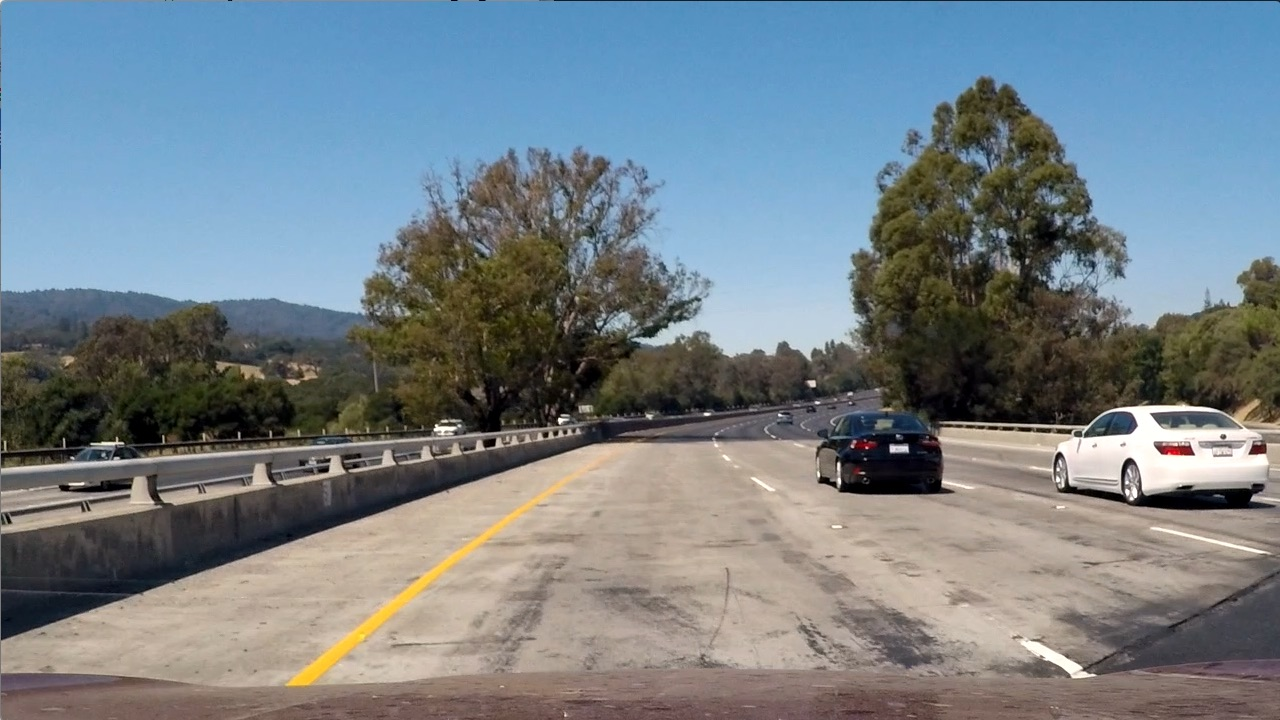
#> input picture test_images/test1.jpg, 1280 x 720 px; the run also reads 1 picture not shown here
$ jupyter execute --allow-errors CarND_AdvanceLaneFinding.ipynb   (shell and % lines are left out)   (older library calls are emulated)
#> lines starting #> are read from the running program, lines starting #| are printed output that depends on the picture
# Project 2: Advance Lane Finding

The goals / steps of this project are the following:

* Compute the camera calibration matrix and distortion coefficients given a set of chessboard images.
* Apply a distortion correction to raw images.
* Use color transforms, gradients, etc., to create a thresholded binary image.
* Apply a perspective transform to rectify binary image ("birds-eye view").
* Detect lane pixels and fit to find the lane boundary.
* Determine the curvature of the lane and vehicle position with respect to center.
* Warp the detected lane boundaries back onto the original image.
* Output visual display of the lane boundaries and numerical estimation of lane curvature and vehicle position.

[cell 1]
import numpy as np
import cv2
import glob
import pickle
import math
import matplotlib.pyplot as plt
import matplotlib.image as mpimg

## 1. Camera calibration & distortion corrected image

[cell 2]
def read_images(images_path):
    #enter '/*' after folder name to capture all images inside
    images = glob.glob(images_path)
    return images

# [41 lines left out: functions camera_calibration, undistort_image, not called in this run]

def image_show_before_after2(img, img_name, dst, after_img_name):
# Visualize two images side by side, write image names in ''
    f, (ax1, ax2) = plt.subplots(1, 2, figsize=(20,10))
    ax1.imshow(img)
    ax1.set_title(img_name, fontsize=30)
    ax2.imshow(dst)
    ax2.set_title(after_img_name, fontsize=30)

def show_image(image):
    plt.imshow(image)
    plt.show()

### 1.1. Unit Testing: undistortion on an image

[cell 3]
# read in images
images = read_images('camera_cal/*.jpg')

#check calibration and undistortion on an image
cal_img = cv2.imread('camera_cal/calibration1.jpg')
# use in addition to the line above when needed according to the image results
# img = cv2.cvtColor(img, cv2.COLOR_BGR2RGB)
#> (the rest of this cell did not finish here and is left out)

### 1.2. Unit Test: Undistorting Test Images

[cell 4]
orj_image = cv2.imread('test_images/test1.jpg')
#> orj_image is the input picture: shape (720, 1280, 3); mean B, G, R 135.5, 128.7, 117.5
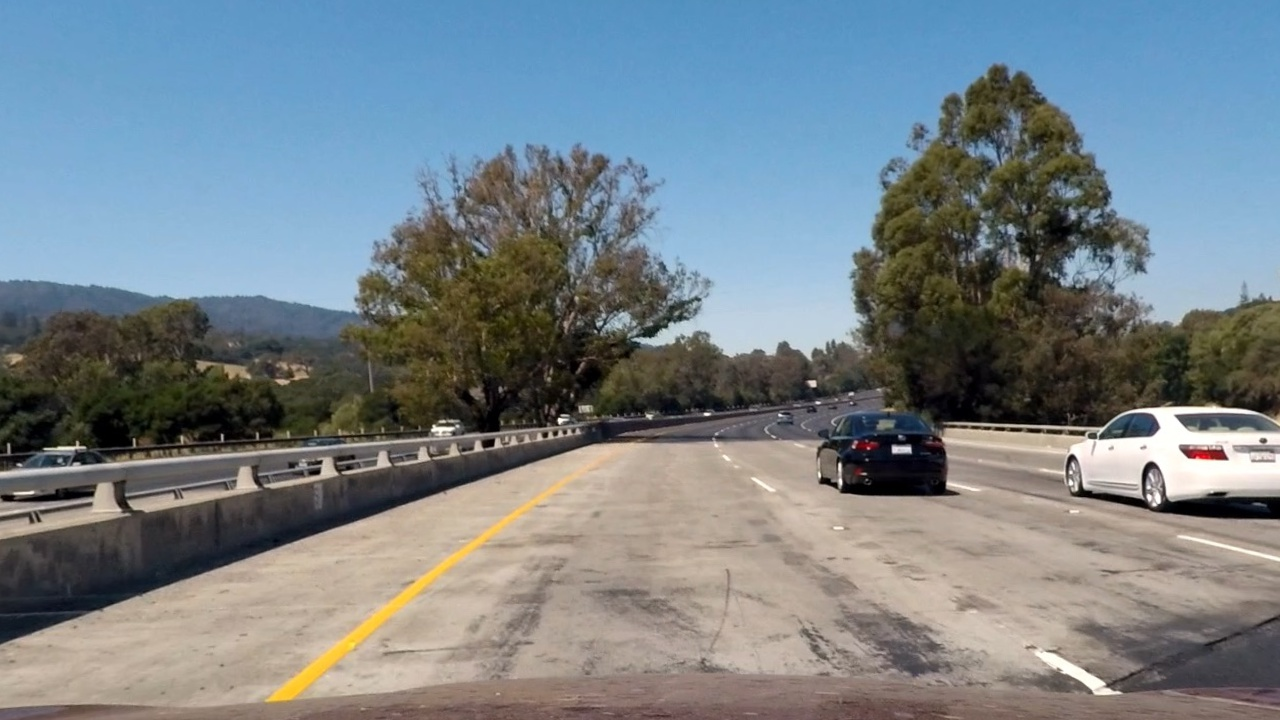
#> input picture output_images/ud_testimage1.jpg, 1280 x 720 px
#> further down, und_image is the input picture: shape (720, 1280, 3); mean R, G, B 119.3, 130, 136.2
#> (the rest of this cell did not finish here and is left out)

## 2. Binary Image

[cell 5]
def binary_image(img, h_thresh=(150, 255), l_thresh=(20, 255),s_thresh=(100, 255), sx_thresh=(12, 255), sy_thresh=(25, 255)):
#> called with h_thresh = (150, 255), l_thresh = (20, 255), s_thresh = (100, 255), sx_thresh = (12, 255), sy_thresh = (25, 255)
    img = np.copy(img)
    # Convert to HLS color space and separate the S channel
    hls = cv2.cvtColor(img, cv2.COLOR_RGB2HLS)
    h_channel = hls[:,:,0]
    l_channel = hls[:,:,1]
    s_channel = hls[:,:,2]

    # Sobel x
    sobelx = cv2.Sobel(s_channel, cv2.CV_64F, 1, 0) # Take the derivative in x
    abs_sobelx = np.absolute(sobelx) # Absolute x derivative to accentuate lines away from horizontal
    scaled_sobelx = np.uint8(255*abs_sobelx/np.max(abs_sobelx))

    # Sobel y
    sobely = cv2.Sobel(s_channel, cv2.CV_64F, 0, 1) # Take the derivative in y
    abs_sobely = np.absolute(sobely) # Absolute y derivative to accentuate horizontal lines
    scaled_sobely = np.uint8(255*abs_sobely/np.max(abs_sobely))

    # Threshold x gradient
    sxbinary = np.zeros_like(scaled_sobelx)
    sxbinary[(scaled_sobelx >= sx_thresh[0]) & (scaled_sobelx <= sx_thresh[1])] = 1

    # Threshold y gradient
    sybinary = np.zeros_like(scaled_sobely)
    sybinary[(scaled_sobely >= sy_thresh[0]) & (scaled_sobely <= sy_thresh[1])] = 1

    # Threshold color channel
    h_binary = np.zeros_like(h_channel)
    h_binary[(h_channel >= h_thresh[0]) & (h_channel <= h_thresh[1])] = 1

    # Threshold color channel
    l_binary = np.zeros_like(l_channel)
    l_binary[(l_channel >= l_thresh[0]) & (l_channel <= l_thresh[1])] = 1

    # Threshold color channel
    s_binary = np.zeros_like(s_channel)
    s_binary[(s_channel >= s_thresh[0]) & (s_channel <= s_thresh[1])] = 1

    # Stack each channel
    color_binary = np.dstack(( np.zeros_like(sxbinary), sxbinary, sybinary, h_binary, l_binary, s_binary)) * 255

    # Combine the two binary thresholds
    combined_binary = np.zeros_like(sxbinary)
    combined_binary[((h_binary == 1) & (s_binary == 1) & (l_binary == 1)) | ((sxbinary == 1) & (sybinary == 1))] = 1
    return combined_binary

## 2.1  Unit Test : Binary image

[cell 6]
und_image = mpimg.imread('output_images/ud_testimage1.jpg')
binary = binary_image(und_image)
image_show_before_after2(und_image, 'Undistorted image ', binary, 'Binary image ')

[cell 7]
'''
for i, filename in enumerate(test_images):
    img = cv2.imread(filename)
    img = cv2.cvtColor(img, cv2.COLOR_BGR2RGB)
    binary = binary_image(img)
    cv2.imwrite("output_images/ud_" + str(i+1) + ".jpg", binary)
    image_show_before_after2(img, 'Original image '+str(i+1), binary, 'binary image '+str(i+1))
'''

## 3. Perspective Transform

[cell 8]
def perspective_transform(img, src1,src2,src3,src4, offset=0):
    #just enter source points and offset, adjust iteratively
    #src1-left top, src2-right top, src3-left bottom, src4-right bottom points
#> called with offset = 300
    h = img.shape[0]
    w = img.shape[1]
    img_size = (w, h)

    src = np.float32([src1,src2,src3,src4])

    dst = np.float32([[offset, 0],
                      [w-offset, 0],
                      [offset, h],
                      [w-offset, h]])

    M = cv2.getPerspectiveTransform(src, dst)
    Minv = cv2.getPerspectiveTransform(dst, src)
    warped = cv2.warpPerspective(img, M, img_size, flags=cv2.INTER_LINEAR)
    return warped, Minv

## 3.1 Unit Test: perspective transform

[cell 9]
test_images = read_images('test_images/test*.jpg')
for i, filename in enumerate(test_images):
    img = cv2.imread(filename)
    img = cv2.cvtColor(img, cv2.COLOR_BGR2RGB)
    binary = binary_image(img)
    cv2.imwrite("output_images/binary_testimage" + str(i+1) + ".jpg", binary)
    warped, Minv = perspective_transform(binary,[580,460],[700,460],[260,685],[1040,685], offset=300)
#> Minv = [[0.176, -0.75, 527.1], [5.8e-17, -0.493, 460], [0, -0.00118, 1]]
    image_show_before_after2(binary, 'Binary image '+str(i+1), warped, 'warped image '+str(i+1))

## 4. Detecting lane-lines and polynomial fitting

[cell 10]
def find_lane_pixels(binary_warped):
    #takes a binary_warped image, takes the lower half of it for the sum of histogram values
    #uses Hyperparameters of nwindows(window quantity), margin (windows +/- margin),
    #minpix is the minimum amount of pixels that must be to shift the window in the next iteration
    nwindows=12
    margin=75
    minpix=50

    # Take a histogram of the bottom half of the image
    histogram = np.sum(binary_warped[binary_warped.shape[0]//2:,:], axis=0)
#> histogram = 1280 values, max 336 at index 313, min 0 at index 0, mean 10.47
    # Create an output image to draw on and visualize the result
    out_img = np.dstack((binary_warped, binary_warped, binary_warped))
    # Find the peak of the left and right halves of the histogram
    # These will be the starting point for the left and right lines
    midpoint = np.int(histogram.shape[0]//2)
    leftx_base = np.argmax(histogram[:midpoint])
#> leftx_base = 313
    rightx_base = np.argmax(histogram[midpoint:]) + midpoint
#> rightx_base = 1046

    # Set height of windows - based on nwindows above and image shape
    window_height = np.int(binary_warped.shape[0]//nwindows)
    # Identify the x and y positions of all nonzero pixels in the image
    nonzero = binary_warped.nonzero()
#> nonzero = 26673 positions, rows 0 to 719, columns 3 to 1279
    nonzeroy = np.array(nonzero[0])
    nonzerox = np.array(nonzero[1])
    # Current positions to be updated later for each window in nwindows
    leftx_current = leftx_base
#> leftx_current = 313
    rightx_current = rightx_base
#> rightx_current = 1046

    # Create empty lists to receive left and right lane pixel indices
    left_lane_inds = []
    right_lane_inds = []

    # Step through the windows one by one
    for window in range(nwindows):
        # Identify window boundaries in x and y (and right and left)
        win_y_low = binary_warped.shape[0] - (window+1)*window_height
        win_y_high = binary_warped.shape[0] - window*window_height

        #Below, 4 boundaries of the window
        win_xleft_low = np.int(leftx_current - margin)
        win_xleft_high = np.int(leftx_current + margin)
        win_xright_low = np.int(rightx_current - margin)
        win_xright_high = np.int(rightx_current + margin)

        # Draw the windows on the visualization image
        cv2.rectangle(out_img,(win_xleft_low,win_y_low),
                              (win_xleft_high,win_y_high),(0,255,0), 2)
        cv2.rectangle(out_img,(win_xright_low,win_y_low),
                              (win_xright_high,win_y_high),(0,255,0), 2)

        #nonzero pixels in x and y inside the window area
        good_left_inds = ((nonzeroy >= win_y_low) & (nonzeroy < win_y_high) &
                          (nonzerox >= win_xleft_low) &
                          (nonzerox < win_xleft_high)).nonzero()[0]
        good_right_inds = ((nonzeroy >= win_y_low) & (nonzeroy < win_y_high) &
                          (nonzerox >= win_xright_low) &
                          (nonzerox < win_xright_high)).nonzero()[0]

        # Append these indices to the lists
        left_lane_inds.append(good_left_inds)
        right_lane_inds.append(good_right_inds)

         ### (`right` or `leftx_current`) on their mean position ###
        if len(good_left_inds) > minpix:
            leftx_current = np.int(np.mean(nonzerox[good_left_inds]))
        if len(good_right_inds) > minpix:
            rightx_current = np.int(np.mean(nonzerox[good_right_inds]))
#> this loop made 12 passes
#> (win_xleft_low, win_xleft_high, win_xright_low, win_xright_high, leftx_current, rightx_current) on passes 1, 4, 6, 7: (238, 388, 971, 1121, 327, 1034), (248, 398, 959, 1109, 327, 1057), (257, 407, 982, 1132, 338, 1060), (263, 413, 985, 1135, 341, 1071)
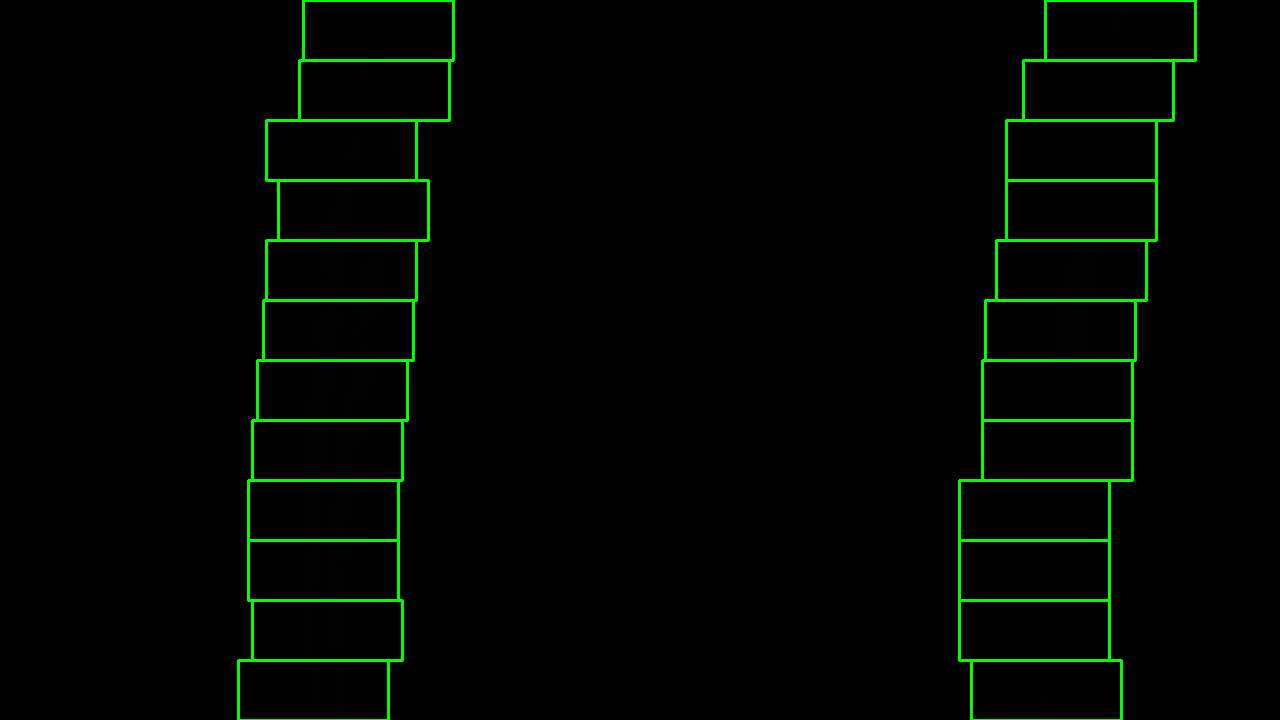
#> out_img: shape (720, 1280, 3); mean of channels 0, 1, 2 0, 5.5, 0; drawn as B, G, R
#> after the loop, left_lane_inds = 12 items; right_lane_inds = 12 items

    # Concatenate the arrays of indices (previously was a list of lists of pixels)
    try:
        left_lane_inds = np.concatenate(left_lane_inds)
        right_lane_inds = np.concatenate(right_lane_inds)
#> right_lane_inds = 5601 values, max 26638 at index 370, min 0 at index 5031, mean 9308.2
    except ValueError:
        # Avoids an error if the above is not implemented fully
        pass

    # Extract left and right line pixel positions
    leftx = nonzerox[left_lane_inds]
    lefty = nonzeroy[left_lane_inds]
    rightx = nonzerox[right_lane_inds]
#> rightx = 5601 values, max 1152 at index 5064, min 1019 at index 162, mean 1079.3
    righty = nonzeroy[right_lane_inds]
#> righty = 5601 values, max 716 at index 359, min 0 at index 5031, mean 297.5

    return leftx, lefty, rightx, righty, out_img


def fit_polynomial(binary_warped):
    # Find our lane pixels first
    leftx, lefty, rightx, righty, out_img = find_lane_pixels(binary_warped)

    ### Fit a second order polynomial
    left_fit = np.polyfit(lefty, leftx, 2)
#> left_fit = [0.000134, -0.189, 389.9]
    right_fit = np.polyfit(righty, rightx, 2)
#> right_fit = [0.000119, -0.22, 1131.4]

    # Generate x and y values for plotting
    ploty = np.linspace(0, binary_warped.shape[0]-1, binary_warped.shape[0] )

    try:
        left_fitx = left_fit[0]*ploty**2 + left_fit[1]*ploty + left_fit[2]
#> left_fitx = 720 values, max 389.9 at index 0, min 323.3 at index 705, mean 345.1
        right_fitx = right_fit[0]*ploty**2 + right_fit[1]*ploty + right_fit[2]
#> right_fitx = 720 values, max 1131.4 at index 0, min 1034.6 at index 719, mean 1072.7
    except TypeError:
        # Avoids an error if `left` and `right_fit` are still none or incorrect
        print('The function failed to fit a line!')
        left_fitx = 1*ploty**2 + 1*ploty
        right_fitx = 1*ploty**2 + 1*ploty

    ## Visualization ##
    # Colors in the left and right lane regions
    out_img[lefty, leftx] = [255, 0, 0]
    out_img[righty, rightx] = [0, 0, 255]
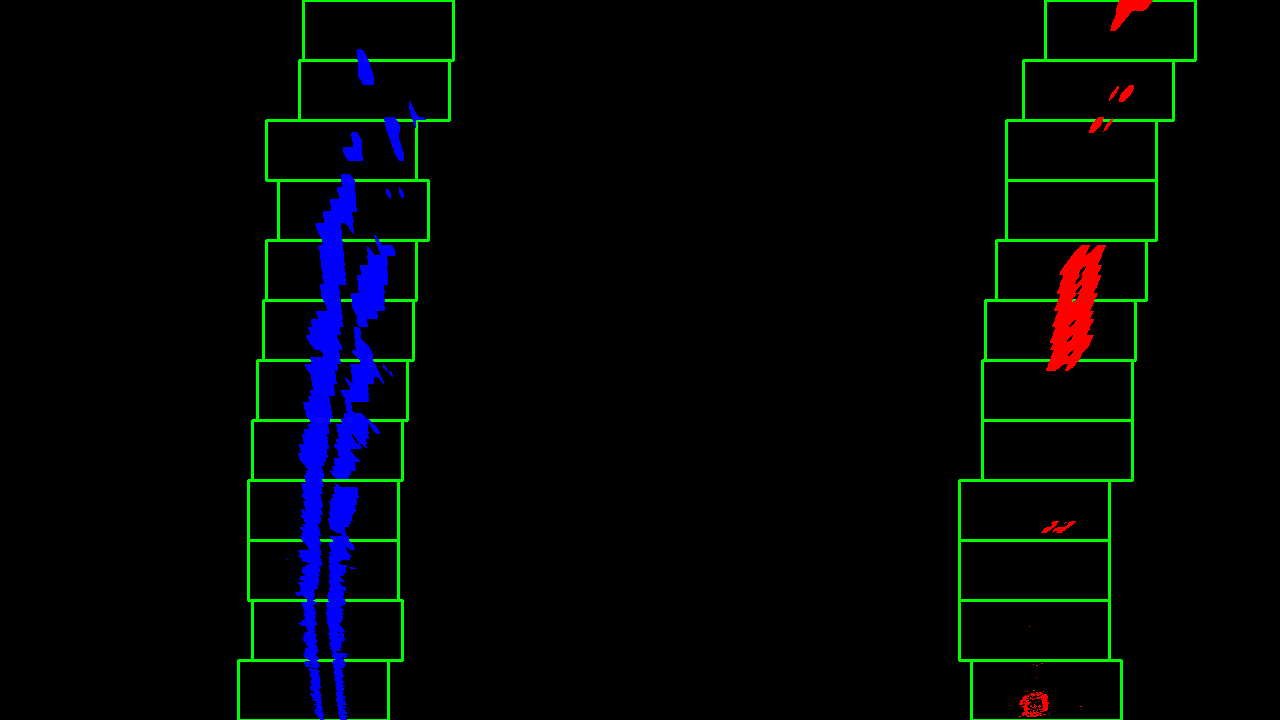
#> out_img: shape (720, 1280, 3); mean of channels 0, 1, 2 5.8, 5.1, 1.6; drawn as B, G, R

    # Plots the left and right polynomials on the lane lines
    #plt.plot(left_fitx, ploty, color='yellow')
    #plt.plot(right_fitx, ploty, color='yellow')

    #return out_img, left_fit, right_fit, ploty, leftx, lefty, rightx, righty
    return out_img, left_fit, right_fit, left_fitx, right_fitx, ploty

## Unit Test: detecting lane lines

[cell 11]
for i, filename in enumerate(test_images):
    img = cv2.imread(filename)
    img = cv2.cvtColor(img, cv2.COLOR_BGR2RGB)
    binary = binary_image(img)
    warped, Minv = perspective_transform(binary,[580,460],[700,460],[260,685],[1040,685], offset=300)
    out_img, left_fit, right_fit, left_fitx, right_fitx, ploty = fit_polynomial(warped)
#> left_fit = [0.000134, -0.189, 389.9]; right_fit = [0.000119, -0.22, 1131.4]; ploty = 720 values from 0 to 719
    cv2.imwrite("output_images/lane_" + str(i+1) + ".jpg", out_img)
    image_show_before_after2(warped, 'warped image '+str(i+1), out_img, 'line fitting '+str(i+1))

### 4.2 Skipping windows and searching around previous detected line

[cell 12]
# Polynomial fit values from the previous frame

# [11 lines left out: function fit_poly, not called in this run]

def search_around_poly(binary_warped):
    # HYPERPARAMETER
    # Choose the width of the margin around the previous polynomial to search
    margin = 75

    # Grab activated pixels
    nonzero = binary_warped.nonzero()
#> nonzero = 26673 positions, rows 0 to 719, columns 3 to 1279
    nonzeroy = np.array(nonzero[0])
    nonzerox = np.array(nonzero[1])

    #Set the area of search based on activated x-values ###
    # within the +/- margin of our polynomial function ###
    # Fit new polynomials
    #left_fitx, right_fitx, ploty = fit_poly(binary_warped.shape, leftx, lefty, rightx, righty)
    out_img, left_fit, right_fit, left_fitx, right_fitx, ploty = fit_polynomial(binary_warped)
#> left_fit = [0.000134, -0.189, 389.9]; right_fit = [0.000119, -0.22, 1131.4]; ploty = 720 values from 0 to 719


    left_lane_inds = ((nonzerox > (left_fit[0]*(nonzeroy**2) + left_fit[1]*nonzeroy +
                    left_fit[2] - margin)) & (nonzerox < (left_fit[0]*(nonzeroy**2) +
                    left_fit[1]*nonzeroy + left_fit[2] + margin)))
    right_lane_inds = ((nonzerox > (right_fit[0]*(nonzeroy**2) + right_fit[1]*nonzeroy +
                    right_fit[2] - margin)) & (nonzerox < (right_fit[0]*(nonzeroy**2) +
                    right_fit[1]*nonzeroy + right_fit[2] + margin)))

    # Again, extract left and right line pixel positions
    leftx = nonzerox[left_lane_inds]
    lefty = nonzeroy[left_lane_inds]
    rightx = nonzerox[right_lane_inds]
#> rightx = 5601 values, max 1152 at index 33, min 1019 at index 5392, mean 1079.3
    righty = nonzeroy[right_lane_inds]
#> righty = 5601 values from 0 to 716

    ## Visualization ##
    # Create an image to draw on and an image to show the selection window
    out_img = np.dstack((binary_warped, binary_warped, binary_warped))*255
    window_img = np.zeros_like(out_img)
    # Color in left and right line pixels
    out_img[nonzeroy[left_lane_inds], nonzerox[left_lane_inds]] = [255, 0, 0]
    out_img[nonzeroy[right_lane_inds], nonzerox[right_lane_inds]] = [0, 0, 255]

    #filling area between lanes
    left_line = np.array([np.transpose(np.vstack([left_fitx, ploty]))])
#> left_line = 720 pairs, first value 323.3 to 389.9, second value 0 to 719
    right_line = np.array([np.flipud(np.transpose(np.vstack([right_fitx, ploty])))])
#> right_line = 720 pairs, first value 1034.6 to 1131.4, second value 0 to 719
    line_pts = np.hstack((left_line, right_line))
#> line_pts = 1440 pairs, first value 323.3 to 1131.4, second value 0 to 719

    # Draw the lane onto the warped blank image
    #cv2.fillPoly(window_img, np.int_([left_line_pts]), (0,255, 0))
    #cv2.fillPoly(window_img, np.int_([right_line_pts]), (0,255, 0))
    cv2.fillPoly(window_img, np.int_([line_pts]), (0,255,0))

    result = cv2.addWeighted(out_img, 1, window_img, 0.3, 0)

    # Plot the polynomial lines onto the image
    #plt.plot(left_fitx, ploty, color='yellow')
    #plt.plot(right_fitx, ploty, color='yellow')
    return result
